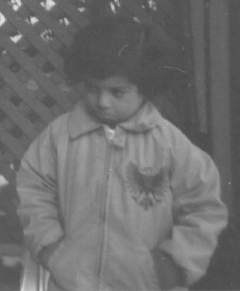
#> input picture pout.tif, 240 x 291 px
$ jupyter execute --allow-errors Untitled7.ipynb
#> lines starting #> are read from the running program, lines starting #| are printed output that depends on the picture
# code for displaying the histogram of image

[cell 1]
import cv2
import matplotlib.pyplot as plt
import numpy as np

# read in the image using OpenCV
img = cv2.imread("pout.tif")
#> img is the input picture: shape (291, 240, 3); min 74, max 224, mean 110.3

# convert the image to grayscale
img_gray = cv2.cvtColor(img, cv2.COLOR_BGR2GRAY)

# display the image
plt.imshow(img_gray, cmap='gray')

# plot the histogram
hist = cv2.calcHist([img_gray],[0],None,[256],[0,256])
#> hist = 256 values, max 3628 at index 82, min 0 at index 0, mean 272.8
plt.figure()
plt.title("Histogram of Image")
plt.xlabel("Pixel Intensity")
plt.ylabel("Frequency")
plt.plot(hist)
plt.xlim([0, 256])
plt.show()
#> figure, not shown here; curve peaks at x = 82, y = 3628

# Adjusting Image Histograms to Increase Image Contrast

[cell 2]
import cv2
import numpy as np
import matplotlib.pyplot as plt

img = cv2.imread("pout.tif", cv2.IMREAD_GRAYSCALE)

img_equalized = cv2.equalizeHist(img)
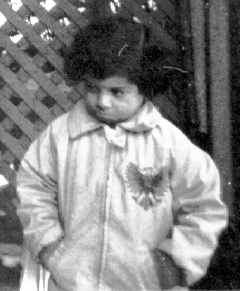
#> img_equalized: shape (291, 240); min 0, max 255, mean 130.4

fig, axes = plt.subplots(nrows=2, ncols=2, figsize=(10, 10))
ax = axes.ravel()

ax[0].imshow(img, cmap=plt.cm.gray)
ax[0].set_title('Original image')

ax[1].hist(img.ravel(), bins=256)
ax[1].set_xlim(0, 255)
ax[1].set_ylim(0, 4000)
ax[1].set_title('Original histogram')

ax[2].imshow(img_equalized, cmap=plt.cm.gray)
ax[2].set_title('Equalized image')

ax[3].hist(img_equalized.ravel(), bins=256)
ax[3].set_xlim(0, 255)
ax[3].set_ylim(0, 4000)
ax[3].set_title('Equalized histogram')

plt.tight_layout()
plt.show()
#> figure, not shown here; panel 2: tallest bar 3628 high, from x = 81.62 to 82.2; panel 4: tallest bar 3628 high, from x = 24.9 to 25.9

# Focusing on a Specific Brightness Range

[cell 3]
import cv2
import numpy as np
import matplotlib.pyplot as plt

# Load the image
xrayImg = cv2.imread("armxray.png", cv2.IMREAD_GRAYSCALE)
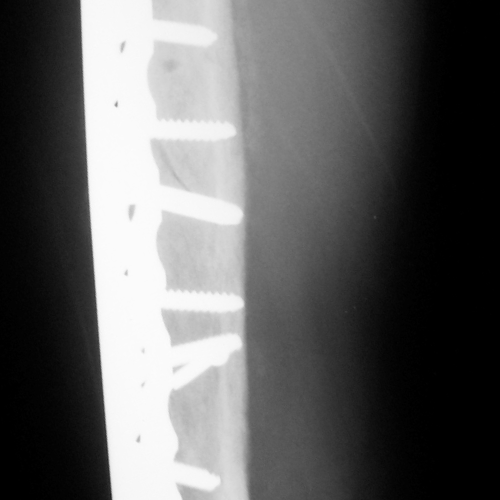
#> input picture armxray.png, 1000 x 1000 px (shown at 1/2 size)
#> xrayImg is the input picture: shape (1000, 1000); min 0, max 254, mean 97.5

# Display the original image and its histogram
fig, (ax0, ax1) = plt.subplots(ncols=2, figsize=(10, 5))
ax0.imshow(xrayImg, cmap='gray')
ax0.set_title('Original Image')
ax1.hist(xrayImg.ravel(), bins=256, range=(0, 255))
ax1.set_title('Histogram')

# Rescale the intensity to only show pixel values between 225 and 255
xrayPins = cv2.convertScaleAbs(xrayImg, alpha=(255.0/(255-225)), beta=-225*(255.0/(255-225)))
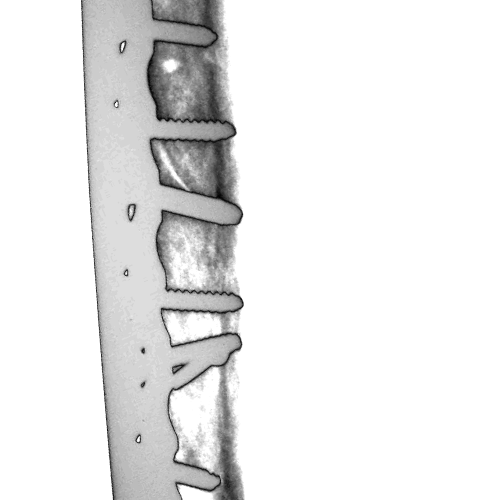
#> xrayPins: shape (1000, 1000) (shown at 1/2 size); min 0, max 255, mean 233.4
fig, (ax2, ax3) = plt.subplots(ncols=2, figsize=(10, 5))
ax2.imshow(xrayImg, cmap='gray')
ax2.set_title('Original Image')
ax3.imshow(xrayPins, cmap='gray')
ax3.set_title('Rescaled Image (225-255)')
plt.show()
#> figure, not shown here; panel 2: tallest bar 157938 high, from x = 0 to 0.996

# Histogram Matching

[cell 4]
import cv2
import numpy as np
import matplotlib.pyplot as plt

# Read the reference and crack images in grayscale
refImg = cv2.imread("00001.jpg", cv2.IMREAD_GRAYSCALE)
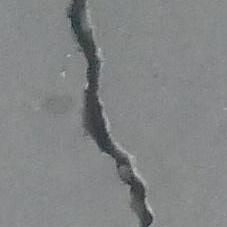
#> input picture 00001.jpg, 227 x 227 px
#> refImg: shape (227, 227); min 33, max 194, mean 132.1
crackImg = cv2.imread("00115.jpg", cv2.IMREAD_GRAYSCALE)
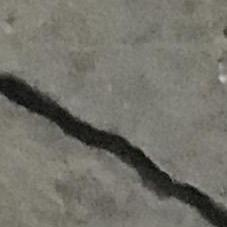
#> input picture 00115.jpg, 227 x 227 px
#> crackImg: shape (227, 227); min 2, max 199, mean 112.8

# Display the reference and crack images side by side
fig, axes = plt.subplots(nrows=1, ncols=2, figsize=(10, 5))
axes[0].imshow(refImg, cmap=plt.cm.gray)
axes[0].set_title('Reference Image')
axes[1].imshow(crackImg, cmap=plt.cm.gray)
axes[1].set_title('Crack Image')
plt.show()

# Calculate the histogram of the reference and crack images
refHist, _ = np.histogram(refImg.ravel(), bins=256, range=[0, 256])
#> refHist = 256 values, max 6366 at index 136, min 0 at index 0, mean 201.3
crackHist, _ = np.histogram(crackImg.ravel(), bins=256, range=[0, 256])
#> crackHist = 256 values, max 2785 at index 123, min 0 at index 0, mean 201.3

# Plot the histograms of the reference and crack images
fig, axes = plt.subplots(nrows=1, ncols=2, figsize=(10, 5))
axes[0].plot(refHist)
axes[0].set_xlim([0, 256])
axes[0].set_title('Reference Image Histogram')
axes[1].plot(crackHist)
axes[1].set_xlim([0, 256])
axes[1].set_title('Crack Image Histogram')
plt.show()
#> figure, not shown here; panel 1: curve peaks at x = 136, y = 6366; panel 2: curve peaks at x = 123, y = 2785

# Equalize the histogram of the crack image to match the reference image
matchImg = cv2.equalizeHist(crackImg)
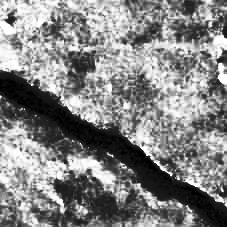
#> matchImg: shape (227, 227); min 0, max 255, mean 131.5

# Calculate the histogram of the matched image
matchHist, _ = np.histogram(matchImg.ravel(), bins=256, range=[0, 256])
#> matchHist = 256 values, max 2785 at index 157, min 0 at index 5, mean 201.3

# Plot the histogram of the matched image
plt.plot(matchHist)
plt.xlim([0, 256])
plt.title('Matched Image Histogram')
plt.show()
#> figure, not shown here; curve peaks at x = 157, y = 2785

# Display the original and matched crack images side by side
fig, axes = plt.subplots(nrows=1, ncols=2, figsize=(10, 5))
axes[0].imshow(crackImg, cmap=plt.cm.gray)
axes[0].set_title('Original Crack Image')
axes[1].imshow(matchImg, cmap=plt.cm.gray)
axes[1].set_title('Matched Crack Image')
plt.show()

# Adjusting HSV Color Planes

[cell 5]
import cv2
import numpy as np
import matplotlib.pyplot as plt

# read in the RGB image
img = cv2.imread("sherlock.jpg")
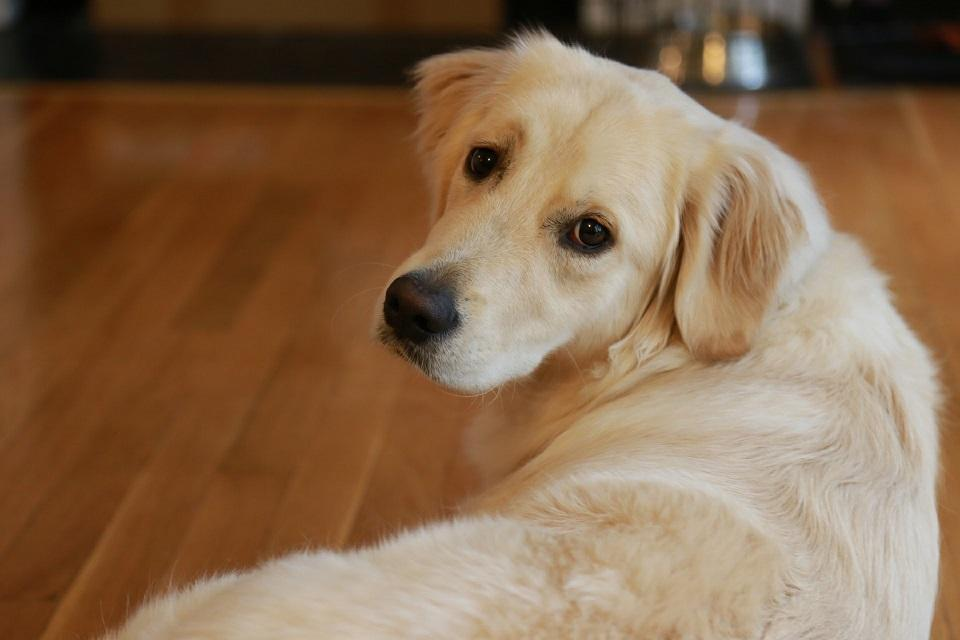
#> input picture sherlock.jpg, 960 x 640 px
#> img is the input picture: shape (640, 960, 3); mean B, G, R 77.5, 105.4, 135.6

# convert RGB image to HSV color space
hsv_img = cv2.cvtColor(img, cv2.COLOR_BGR2HSV)
#> hsv_img: shape (640, 960, 3); mean H, S, V 16.7, 126.1, 135.7

# plot the histograms of the individual channels
fig, axs = plt.subplots(1, 3, figsize=(12, 3))
axs[0].hist(hsv_img[:, :, 0].ravel(), bins=256, color='r')
axs[0].set_title('Hue')
axs[1].hist(hsv_img[:, :, 1].ravel(), bins=256, color='g')
axs[1].set_title('Saturation')
axs[2].hist(hsv_img[:, :, 2].ravel(), bins=256, color='b')
axs[2].set_title('Value')
plt.show()
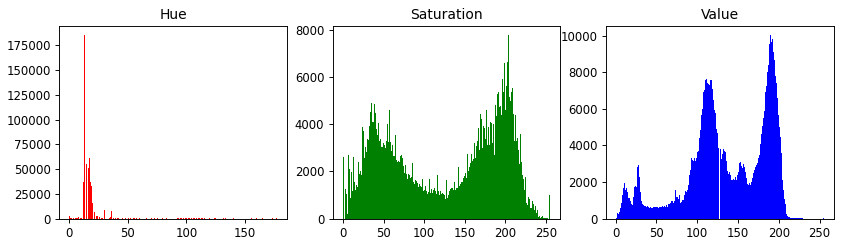
#> figure drawn by matplotlib, 3 panels; panel 1: tallest bar 185218 high, from x = 12.45 to 13.14; panel 2: tallest bar 7784 high, from x = 203.2 to 204.2; panel 3: tallest bar 10026 high, from x = 189.5 to 190.5

# stretch the histogram of the value channel
hsv_img[:, :, 2] = cv2.equalizeHist(hsv_img[:, :, 2])
#> hsv_img: shape (640, 960, 3); mean H, S, V 16.7, 126.1, 128.5

# convert HSV image back to RGB color space
new_img = cv2.cvtColor(hsv_img, cv2.COLOR_HSV2BGR)
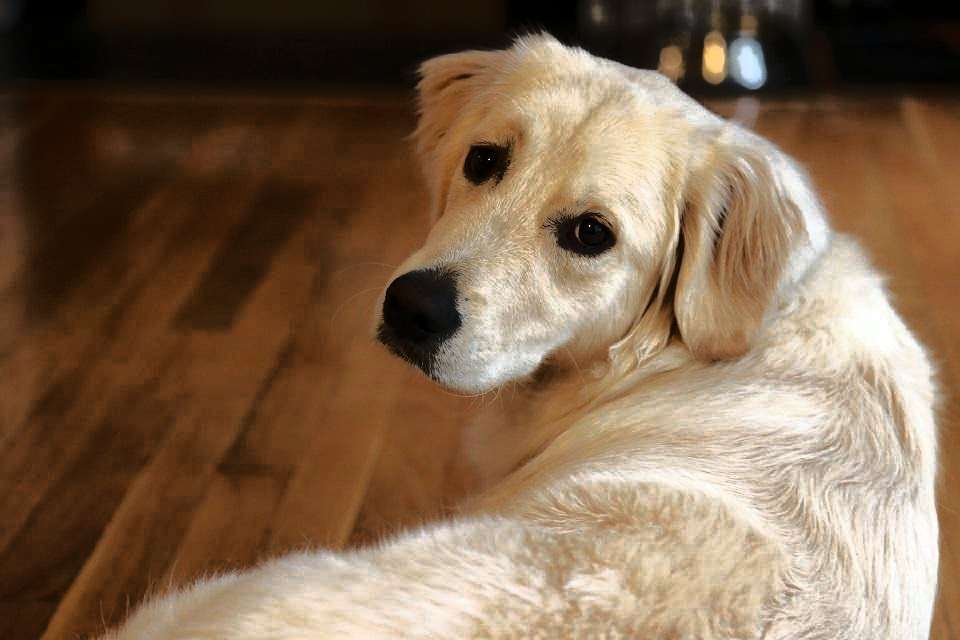
#> new_img: shape (640, 960, 3); mean B, G, R 79.4, 103.2, 128.4

# display the original and adjusted images
plt.figure(figsize=(12, 6))
plt.subplot(121)
plt.imshow(cv2.cvtColor(img, cv2.COLOR_BGR2RGB))
plt.title('Original Image')
plt.subplot(122)
plt.imshow(cv2.cvtColor(new_img, cv2.COLOR_BGR2RGB))
plt.title('Adjusted Image')
plt.show()
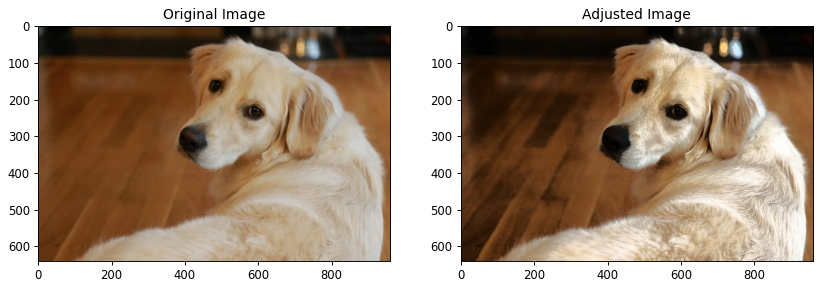
#> figure drawn by matplotlib, 2 panels
